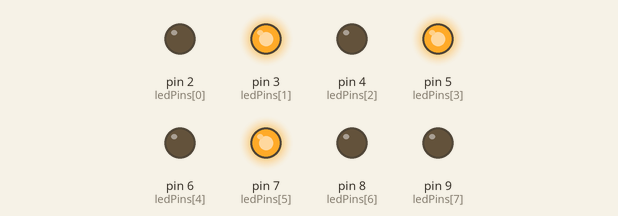
The sketch below on a simulated Arduino Uno, built with avr-gcc and run on an emulated ATmega328P. Parts: output pins drawn as LEDs (lit = HIGH).

Above: at 0.1 s.
Timing chart, 0 to 1.6 s (numbered marks = the images above):
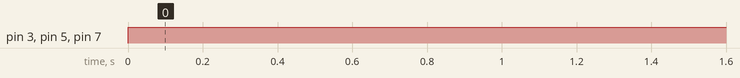

Measured:
- by itself, pin 3 (ledPins[1]), pin 5 (ledPins[3]), pin 7 (ledPins[5]): LOW → HIGH at 0.00 s

The sketch:

BinaryCalc.ino
```cpp
int ledPins[] = {2, 3, 4, 5, 6, 7, 8, 9};

// TODO: Use enums to represent math operations
/*
enum mathOperations {
  addition,
  subtraction,
  multiplication,
  division
};
*/

void setup() {
  int index;
  for(index = 0; index <= 7; index++){
    pinMode(ledPins[index], OUTPUT);
  }

}

void loop() {
  // allTheLightsLoop();
  // Calculate 45 - 3
   calculateBinary(45, 3, 2);
}

void calculateBinary(int a, int b, int option){
  switch (option){
    case 1:
      intToLeds(a + b);
      break;
    case 2:
      intToLeds(a - b);
      break;
    case 3:
      intToLeds(a * b);
      break;
    case 4:
      intToLeds(a / b);
      break;
    default:
      break;
  }
}

// ledPins[0] - 2^0 = 1
// ledPins[1] - 2^1 = 2
// ledPins[2] - 2^2 = 4
// ledPins[3] - 2^3 = 8
// ledPins[4] - 2^4 = 16
// ledPins[5] - 2^5 = 32
// ledPins[6] - 2^6 = 64
// ledPins[7] - 2^7 = 128

void intToLeds(int resultInInts){
  if (resultInInts/128 == 1){
    digitalWrite(ledPins[7], HIGH);
    resultInInts -= 128;
  }
  if (resultInInts/64 == 1){
    digitalWrite(ledPins[6], HIGH);
    resultInInts -= 64;
  }
  if (resultInInts/32 == 1){
    digitalWrite(ledPins[5], HIGH);
    resultInInts -= 32;
  }
  if (resultInInts/16 == 1){
    digitalWrite(ledPins[4], HIGH);
    resultInInts -= 16;
  }
  if (resultInInts/8 == 1){
    digitalWrite(ledPins[3], HIGH);
    resultInInts -= 8;
  }
  if (resultInInts/4 == 1){
    digitalWrite(ledPins[2], HIGH);
    resultInInts -= 4;
  }
    if (resultInInts/2 == 1){
    digitalWrite(ledPins[1], HIGH);
    resultInInts -= 2;
  }
    if (resultInInts/1 == 1){
    digitalWrite(ledPins[0], HIGH);
    resultInInts -= 1;
  }

  delay(1000);
}

void allTheLightsLoop(){
  int delayTime = 100;

  digitalWrite(ledPins[0], HIGH);
  delay(delayTime);
  digitalWrite(ledPins[0], LOW);
  delay(delayTime);
  digitalWrite(ledPins[1], HIGH);
  delay(delayTime);
  digitalWrite(ledPins[1], LOW);
  delay(delayTime);
  digitalWrite(ledPins[2], HIGH);
  delay(delayTime);
  digitalWrite(ledPins[2], LOW);
  delay(delayTime);
  digitalWrite(ledPins[3], HIGH);
  delay(delayTime);
  digitalWrite(ledPins[3], LOW);
  delay(delayTime);
  digitalWrite(ledPins[4], HIGH);
  delay(delayTime);
  digitalWrite(ledPins[4], LOW);
  delay(delayTime);
  digitalWrite(ledPins[5], HIGH);
  delay(delayTime);
  digitalWrite(ledPins[5], LOW);
  delay(delayTime);
  digitalWrite(ledPins[6], HIGH);
  delay(delayTime);
  digitalWrite(ledPins[6], LOW);
  delay(delayTime);
  digitalWrite(ledPins[7], HIGH);
  delay(delayTime);
  digitalWrite(ledPins[7], LOW);
  delay(delayTime);
}
```
